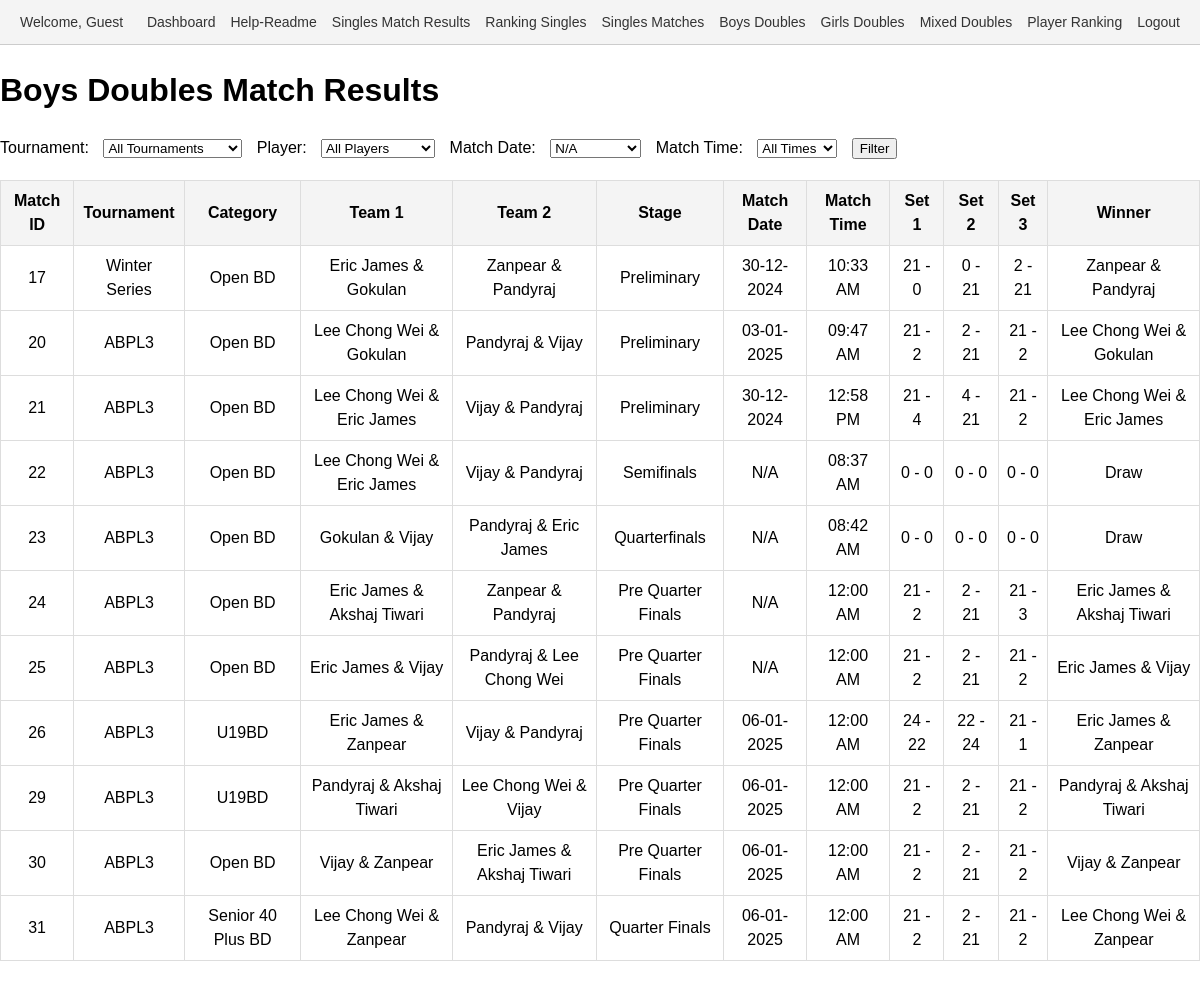
/results_bd.php, run on an earlier commit of the app's database.
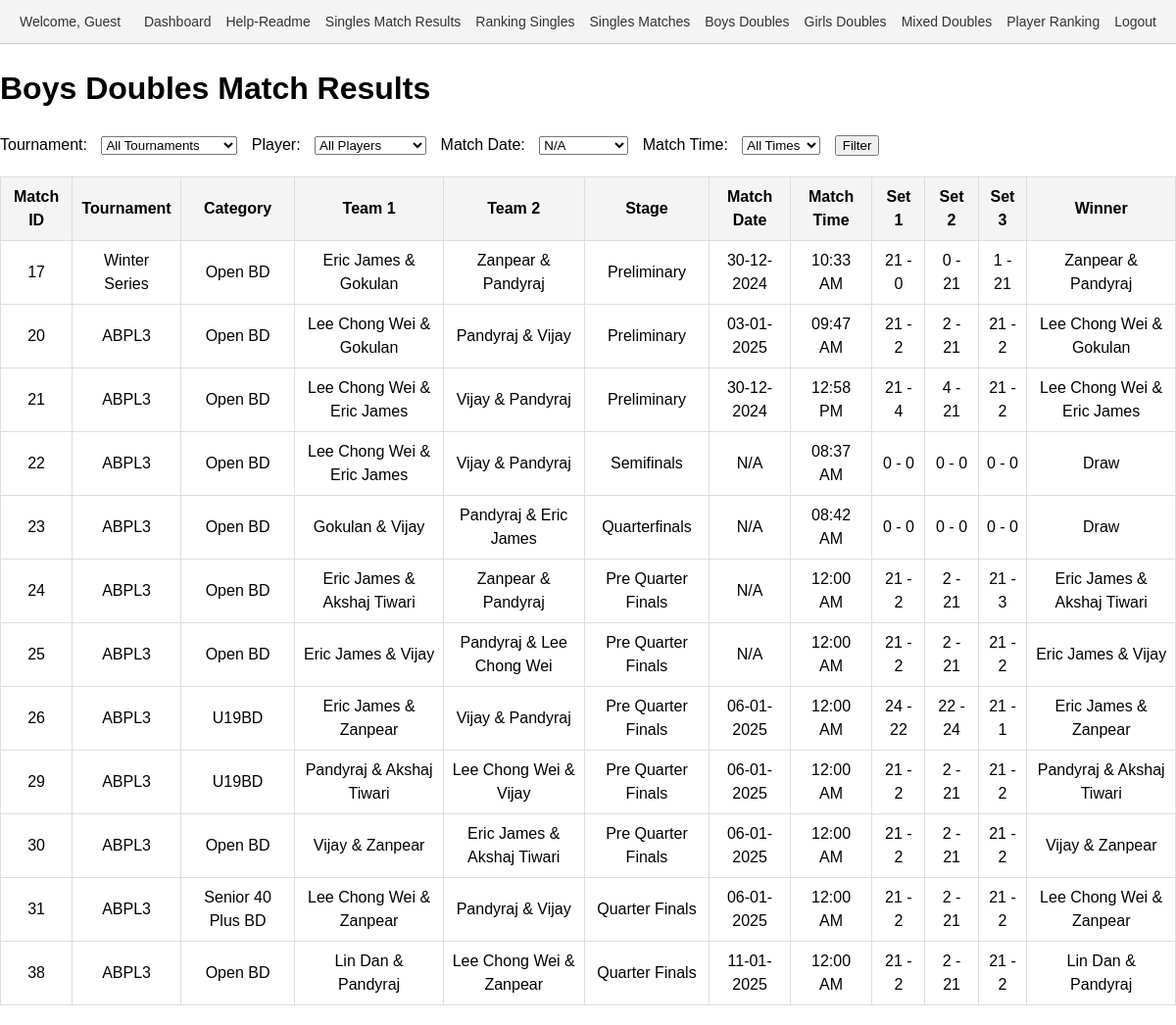
And on a later commit of the database.
### tables this page shows
CREATE TABLE `matches` (
  `id` int(11) NOT NULL,
  `tournament_id` int(11) NOT NULL,
  `category_id` int(11) NOT NULL,
  `pool` enum('A','B') DEFAULT NULL,
  `player1_id` int(11) DEFAULT NULL,
  `player2_id` int(11) DEFAULT NULL,
  `pre_quarter` tinyint(1) DEFAULT 0,
  `quarter` tinyint(1) DEFAULT 0,
  `semi` tinyint(1) DEFAULT 0,
  `final` tinyint(1) DEFAULT 0,
  `set1_player1_points` int(11) DEFAULT 0,
  `set1_player2_points` int(11) DEFAULT 0,
  `set2_player1_points` int(11) DEFAULT 0,
  `set2_player2_points` int(11) DEFAULT 0,
  `set3_player1_points` int(11) DEFAULT 0,
  `set3_player2_points` int(11) DEFAULT 0,
  `created_by` int(11) DEFAULT NULL,
  `stage` varchar(22) NOT NULL,
  `match_date` date DEFAULT NULL,
  `match_time` varchar(255) NOT NULL,
  `date` date DEFAULT NULL,
  `team1_player1_id` int(11) NOT NULL DEFAULT 0,
  `team1_player2_id` int(11) NOT NULL DEFAULT 0,
  `team2_player1_id` int(11) DEFAULT 0,
  `team2_player2_id` int(11) DEFAULT 0,
  `set1_team1_points` int(11) NOT NULL DEFAULT 0,
  `set1_team2_points` int(11) DEFAULT 0,
  `set2_team1_points` int(11) DEFAULT 0,
  `set2_team2_points` int(11) DEFAULT 0,
  `set3_team1_points` int(11) DEFAULT 0,
  `set3_team2_points` int(11) DEFAULT 0,
  `player3_id` int(11) DEFAULT NULL,
  `player4_id` int(11) DEFAULT NULL,
  `deleted_at` datetime DEFAULT NULL
);

CREATE TABLE `tournaments` (
  `id` int(11) NOT NULL,
  `name` varchar(255) NOT NULL,
  `created_by` int(11) DEFAULT NULL,
  `year` int(11) NOT NULL DEFAULT year(curdate())
);

CREATE TABLE `categories` (
  `id` int(11) NOT NULL,
  `name` varchar(255) NOT NULL,
  `created_by` int(11) NOT NULL,
  `age_group` varchar(255) DEFAULT NULL,
  `sex` varchar(10) DEFAULT NULL,
  `type` enum('singles','doubles','mixed doubles') DEFAULT 'singles',
  `tournament_id` int(11) NOT NULL
);

### results_bd.php (the view, shortened to what this page needs)
<?php include 'header.php'; ?>
<?php
require_once 'conn.php';
$conn = new mysqli($servername, $username, $password, $dbname);
$match_date = $_GET['match_date'] ?? '';
$dates = $conn->query("SELECT DISTINCT match_date FROM matches ORDER BY match_date");
$query = "
    SELECT
        m.id AS match_id,
        t.name AS tournament_name,
        c.name AS category_name,
        c.type AS category_type, /* Singles, Doubles, or Mixed Doubles */
        p1.name AS team1_player1_name,
        p2.name AS team1_player2_name,
        p3.name AS team2_player1_name,
        p4.name AS team2_player2_name,
        m.stage,
        m.match_date,
        m.match_time,
        m.set1_team1_points,
        m.set1_team2_points,
        m.set2_team1_points,
        m.set2_team2_points,
        m.set3_team1_points,
        m.set3_team2_points
    FROM matches m
    INNER JOIN tournaments t ON m.tournament_id = t.id
    INNER JOIN categories c ON m.category_id = c.id
    LEFT JOIN players p1 ON m.team1_player1_id = p1.id
    LEFT JOIN players p2 ON m.team1_player2_id = p2.id
    LEFT JOIN players p3 ON m.team2_player1_id = p3.id
    LEFT JOIN players p4 ON m.team2_player2_id = p4.id
    WHERE c.type = 'doubles' AND c.sex = 'M' /* Filter only doubles and male categories */
";
$query .= " ORDER BY m.id";
$result = $conn->query($query);
?>
<!DOCTYPE html>
<html lang="en">
<head>
</head>
<body>
    <h1>Boys Doubles Match Results</h1>
    <form method="get">
        <label for="tournament_id">Tournament:</label>
        <select name="tournament_id" id="tournament_id">
            <option value="">All Tournaments</option>
        </select>
        <label for="player_id">Player:</label>
        <select name="player_id" id="player_id">
            <option value="">All Players</option>
        </select>
        <label for="match_date">Match Date:</label>
        <select name="match_date" id="match_date">
            <?php while ($row = $dates->fetch_assoc()): ?>
                <option value="<?= $row['match_date'] ?>" <?= $match_date == $row['match_date'] ? 'selected' : '' ?>>
                    <?= $row['match_date'] ? date("d-m-Y", strtotime($row['match_date'])) : 'N/A' ?>
                </option>
            <?php endwhile; ?>
        </select>
        <label for="datetime">Match Time:</label>
        <select name="datetime" id="datetime">
            <option value="">All Times</option>
        </select>
        <button type="submit">Filter</button>
    </form>
    <?php if ($result->num_rows > 0): ?>
        <table>
            <tr>
                <th>Match ID</th>
                <th>Tournament</th>
                <th>Category</th>
                <th>Team 1</th>
                <th>Team 2</th>
                <th>Stage</th>
                <th>Match Date</th>
                <th>Match Time</th>
                <th>Set 1</th>
                <th>Set 2</th>
                <th>Set 3</th>
                <th>Winner</th>
            </tr>
            <?php while ($row = $result->fetch_assoc()):
                $team1 = $row['team1_player1_name'] . " & " . $row['team1_player2_name'];
                $team2 = $row['team2_player1_name'] . " & " . $row['team2_player2_name'];
                $team1_total = $row['set1_team1_points'] + $row['set2_team1_points'] + $row['set3_team1_points'];
                $team2_total = $row['set1_team2_points'] + $row['set2_team2_points'] + $row['set3_team2_points'];
                $winner = $team1_total > $team2_total ? $team1 : ($team1_total < $team2_total ? $team2 : 'Draw');
            ?>
                <tr>
                    <td><?= $row['match_id'] ?></td>
                    <td><?= $row['tournament_name'] ?></td>
                    <td><?= $row['category_name'] ?></td>
                    <td><?= $team1 ?></td>
                    <td><?= $team2 ?></td>
                    <td><?= $row['stage'] ?></td>
                    <td><?= $row['match_date'] ? date("d-m-Y", strtotime($row['match_date'])) : 'N/A' ?></td>
                    <td><?= $row['match_time'] ? date("h:i A", strtotime($row['match_time'])) : 'N/A' ?></td>
                    <td><?= $row['set1_team1_points'] . ' - ' . $row['set1_team2_points'] ?></td>
                    <td><?= $row['set2_team1_points'] . ' - ' . $row['set2_team2_points'] ?></td>
                    <td><?= $row['set3_team1_points'] . ' - ' . $row['set3_team2_points'] ?></td>
                    <td><?= $winner ?></td>
                </tr>
            <?php endwhile; ?>
        </table>
    <?php else: ?>
        <p>No matches found for the selected filters.</p>
    <?php endif; ?>
</body>
</html>

### header.php (shortened to what this page needs)
<?php
$logged_in_user = isset($_SESSION['username']) ? $_SESSION['username'] : 'Guest';
?>
<!DOCTYPE html>
<html lang="en">
<head>
</head>
<body>
    <div class="header">
        <div class="welcome">
            <span>Welcome, <?= htmlspecialchars($logged_in_user) ?></span>
        </div>
        <div class="links">
            <a href="dashboard.php">Dashboard</a>
            <a href="readme.php">Help-Readme</a>
            <a href="results.php">Singles Match Results</a>
            <a href="ranking_singles.php">Ranking Singles</a>
            <div class="dropdown">
                <a href="#">Singles Matches</a>
            </div>
            <div class="dropdown">
                <a href="#">Boys Doubles</a>
            </div>
            <div class="dropdown">
                <a href="#">Girls Doubles</a>
            </div>
            <div class="dropdown">
                <a href="#">Mixed Doubles</a>
            </div>
            <div class="dropdown">
                <a href="#">Player Ranking</a>
            </div>
            <a href="logout.php">Logout</a>
        </div>
    </div>
</body>
</html>

### header.php (style rules this page uses)
body { margin: 0; padding: 0; font-family: Arial, sans-serif; line-height: 1.5; }
.header { display: flex; justify-content: space-between; align-items: center; background-color: #f4f4f4; padding: 10px 20px; border-bottom: 1px solid #ccc; }
.header .welcome { font-size: 14px; color: #333; }
.header .links { display: flex; gap: 15px; align-items: center; }
.header .links a { text-decoration: none; color: #333; font-size: 14px; }
.dropdown { position: relative; }

### results_bd.php (style rules this page uses)
body { font-family: Arial, sans-serif; margin: 0px; }
table { width: 100%; border-collapse: collapse; margin: 20px 0; }
th, td { border: 1px solid #ddd; padding: 8px; text-align: center; }
th { background-color: #f4f4f4; }
form { margin-bottom: 20px; }
label, select, button { margin-right: 10px; }

What changed in the data, as far as the page shows it:
changed matches "10:33 AM": set3_team1_points "2" → "1"
added matches: id "38", tournament.name "ABPL3", category.name "Open BD", team1 "Lin Dan & Pandyraj", team2 "Lee Chong Wei & Zanpear", stage "Quarter Finals", match_date "11-01-2025", match_time "12:00 AM", set1_team1_points "21", set1_team2_points "2", set2_team1_points "2", set2_team2_points "21", set3_team1_points "21", set3_team2_points "2", winner "Lin Dan & Pandyraj"
